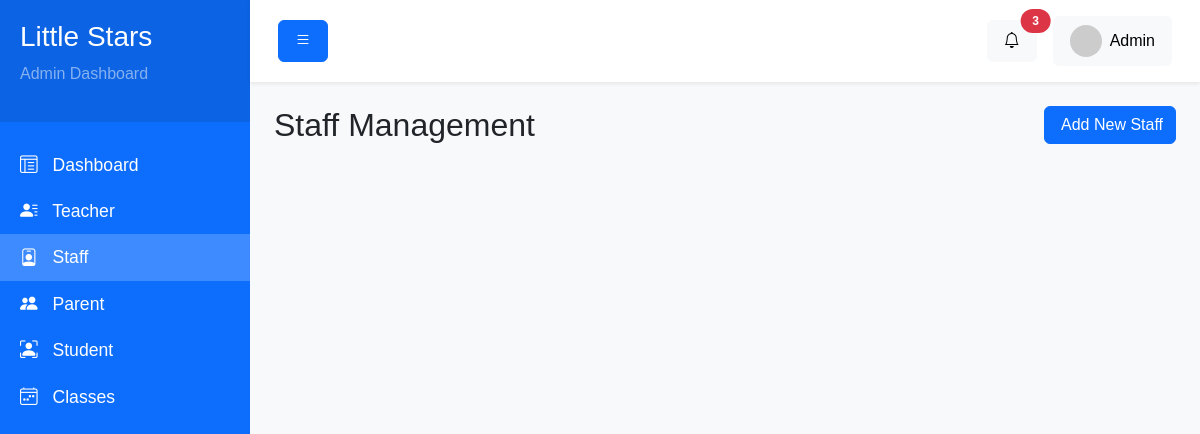
Page /backend/staff.php on the earlier database version.
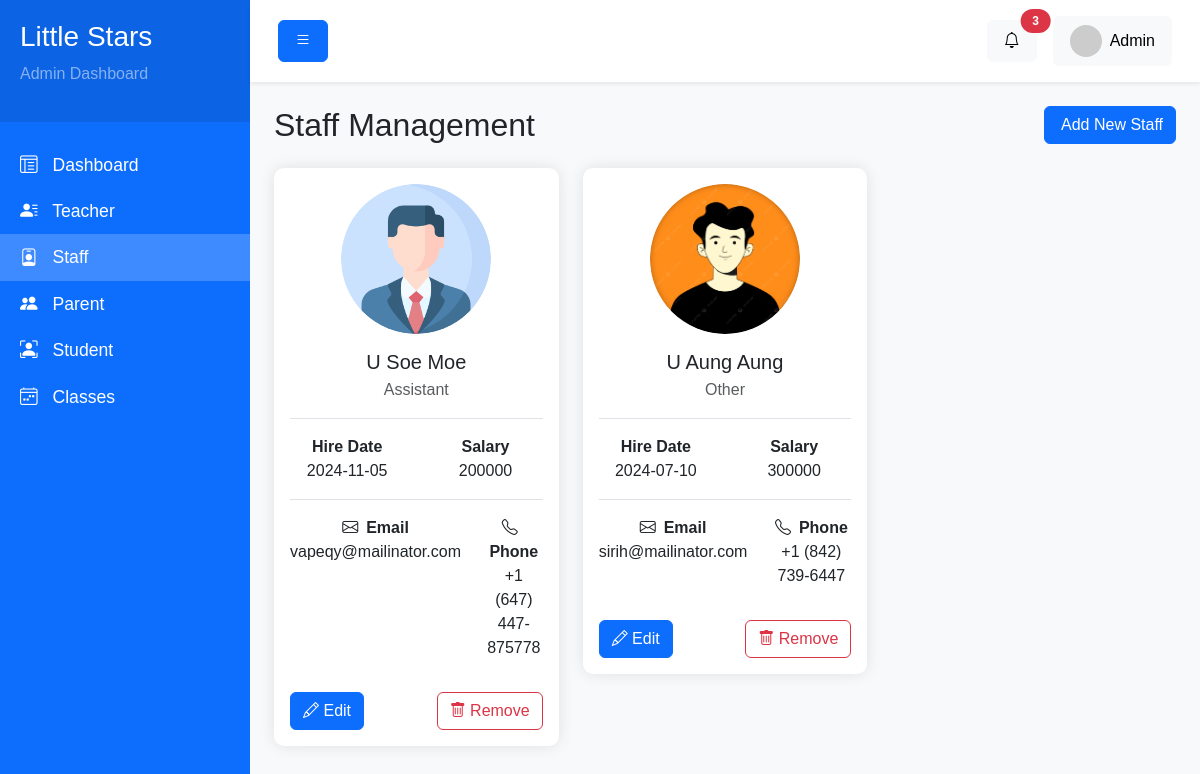
Same page on the later database version.
### tables this page shows
CREATE TABLE `Staff` (
  `staff_id` int NOT NULL,
  `user_id` int NOT NULL,
  `name` varchar(50) NOT NULL,
  `photo` varchar(255) DEFAULT NULL,
  `phone` varchar(50) NOT NULL,
  `staff_role` enum('Admin','Assistant','Other') NOT NULL,
  `hire_date` date NOT NULL,
  `salary` int DEFAULT NULL,
  `address` text
);

CREATE TABLE `Users` (
  `user_id` int NOT NULL,
  `email` varchar(100) NOT NULL,
  `password` varchar(255) NOT NULL,
  `role` enum('Teacher','Staff','Parent','Admin') NOT NULL,
  `created_at` timestamp NULL DEFAULT CURRENT_TIMESTAMP,
  `updated_at` timestamp NOT NULL DEFAULT CURRENT_TIMESTAMP
);

### backend/components/staff/cards.php (the view)
<div class="row">
    <?php
    $get_staff_list_query = "SELECT * FROM Staff LEFT JOIN Users ON Staff.user_id = Users.user_id";
    $statement = $pdo->prepare($get_staff_list_query);
    $statement->execute();
    $staffs = [];
    while($staff = $statement->fetch(PDO::FETCH_ASSOC)) {
        $staffs[] = $staff;
    }
    ?>
    <?php if(count($staffs) > 0) : ?>
        <?php foreach($staffs as $staff) : ?>
            <div class="col-md-4 mb-4">
                <div class="card">
                    <div class="card-body">
                        <div class="text-center mb-3">
                            <img src="<?= $staff['photo'] ? 'uploads/' . $staff['photo'] : 'https://placehold.co/150' ?>" class="rounded-circle" style="max-width: 150px; height: auto" alt="Teacher">
                            <h5 class="mt-3 mb-1"><?= $staff['name'] ?></h5>
                            <p class="text-muted"><?= $staff['staff_role'] ?></p>
                        </div>
                        <div class="border-top pt-3">
                            <div class="row text-center">
                                <div class="col">
                                    <b>Hire Date</b>
                                    <p><?= $staff['hire_date'] ?></p>
                                </div>
                                <div class="col">
                                    <b>Salary</b>
                                    <p><?= $staff['salary'] ?></p>
                                </div>
                            </div>
                        </div>
                        <div class="border-top pt-3">
                            <div class="row text-center">
                                <div class="col">
                                    <b><i class="bi bi-envelope me-2"></i>Email</b>
                                    <p><?= $staff['email'] ?></p>
                                </div>
                                <div class="col">
                                    <b><i class="bi bi-telephone me-2"></i>Phone</b>
                                    <p><?= $staff['phone'] ?></p>
                                </div>
                            </div>
                        </div>
                        <div class="mt-3 d-flex justify-content-between">
                            <a class="btn btn-primary text-white text-decoration-none" href="staff-edit.php?id=<?= $staff['staff_id'] ?>"><i class="bi bi-pencil text-white"></i>  Edit</a>
                            <button class="btn btn-outline-danger"><i class="bi bi-trash"></i> Remove</button>
                        </div>
                    </div>
                </div>
            </div>
        <?php endforeach; ?>
    <?php endif; ?>
</div>

### backend/layouts/header.php (shortened to what this page needs)
<!DOCTYPE html>
<html lang="en">
<head>
    <link rel="stylesheet" href="./css/bootstrap.min.css">
    <link rel="stylesheet" href="./css/bootstrap-icons.min.css">
    <link href="./css/style.css" rel="stylesheet">
</head>
<body>

### backend/staff.php
<?php include '../database/db.php'; ?>
<?php include 'layouts/header.php'; ?>
    <div class="wrapper">
        <?php include 'components/sidebar.php'; ?>
        <div id="content">
            <?php include 'components/top-nav.php'; ?>
            <div class="container-fluid p-4">
                <div class="d-flex justify-content-between align-items-center mb-4">
                    <h2 class="mb-0">Staff Management</h2>
                    <a href="staff-create.php" class="btn btn-primary">
                        <i class="bi bi-plus-lg"></i> Add New Staff
                    </a>
                </div>
                <?php include 'components/staff/cards.php'; ?>
            </div>
        </div>
    </div>
<?php include 'layouts/footer.php'; ?>

### backend/components/sidebar.php
<?php
    $navItems = [
        ['name' => 'Dashboard', 'link'=> 'index.php', 'icon' => 'bi bi-layout-text-window-reverse'],
        ['name' => 'Teacher', 'link'=> 'teachers.php' , 'icon' => 'bi bi-person-lines-fill'],
        ['name' => 'Staff', 'link'=> 'staff.php' , 'icon' => 'bi bi-person-badge'],
        ['name' => 'Parent', 'link'=> 'parents.php' , 'icon' => 'bi bi-people-fill'],
        ['name' => 'Student', 'link'=> 'students.php', 'icon' => 'bi bi-person-bounding-box'],
        ['name' => 'Classes', 'link'=> 'classes.php' , 'icon' => 'bi bi-calendar4-week'],
    ];
    function activeClass($itemUrl): string {
        $itemUrl = '/backend/' . $itemUrl;
        if ($_SERVER['REQUEST_URI'] == $itemUrl) {
            return 'active';
        }
        return '';
    }
?>
  <nav id="sidebar" class="bg-primary">
      <div class="sidebar-header">
          <h3 class="text-white">Little Stars</h3>
          <p class="text-white-50">Admin Dashboard</p>
      </div>
      <ul class="list-unstyled components">
            <?php foreach ($navItems as $item ): ?>
                <li class="<?php echo activeClass($item['link']); ?>">
                    <a href="<?php echo '/backend/'.$item['link'] ?>" >
                    <i class="<?php echo $item['icon'] ?>"></i>
                    <?php echo $item['name'] ?>
                    </a>
                </li>
            <?php endforeach; ?>
      </ul>
  </nav>

### backend/components/top-nav.php (shortened to what this page needs)
<nav class="navbar navbar-expand-lg navbar-light bg-white shadow-sm">
    <div class="container-fluid">
        <button type="button" class="btn btn-primary">
            <i class="bi bi-list"></i>
        </button>
        <div class="ms-auto d-flex align-items-center">
            <div class="dropdown me-3">
                <button class="btn btn-light position-relative" type="button" data-bs-toggle="dropdown">
                    <i class="bi bi-bell"></i>
                    <span
                        class="position-absolute top-0 start-100 translate-middle badge rounded-pill bg-danger">
                        3
                    </span>
                </button>
            </div>
            <div class="dropdown">
                <button class="btn btn-light d-flex align-items-center" type="button" data-bs-toggle="dropdown">
                    <img src="https://placehold.co/32" class="rounded-circle me-2" alt="Admin">
                    <span>Admin</span>
                </button>
            </div>
        </div>
    </div>
</nav>

### backend/layouts/footer.php (shortened to what this page needs)
</body>
</html>

### backend/css/style.css (style rules this page uses)
body { background: #f8f9fa; font-family: "Arial", sans-serif; }
.wrapper { display: flex; width: 100%; }
#sidebar { min-width: 250px; max-width: 250px; min-height: 100vh; transition: all 0.3s; }
#sidebar .sidebar-header { padding: 20px; background: rgba(0, 0, 0, 0.1); }
#sidebar ul.components { padding: 20px 0; }
#sidebar ul li a { padding: 10px 20px; font-size: 1.1em; display: block; color: #fff; text-decoration: none; transition: all 0.3s; }
#sidebar ul li.active > a { background: rgba(255, 255, 255, 0.2); }
#sidebar ul li a i { margin-right: 10px; }
#content { width: 100%; min-height: 100vh; }
.card { border: none; border-radius: 10px; box-shadow: 0 0 15px rgba(0, 0, 0, 0.1); margin-bottom: 20px; }
.badge { padding: 0.5em 1em; }
.navbar { padding: 1rem; }
.navbar .btn { padding: 0.5rem 1rem; }

Differences in the rows shown:
added staff: photo (picture), name "U Soe Moe", staff_role "Assistant", hire_date "2024-11-05", salary "200000", user.email "vapeqy@mailinator.com", phone "+1 (647) 447-875778"
added staff: photo (picture), name "U Aung Aung", staff_role "Other", hire_date "2024-07-10", salary "300000", user.email "sirih@mailinator.com", phone "+1 (842) 739-6447"
